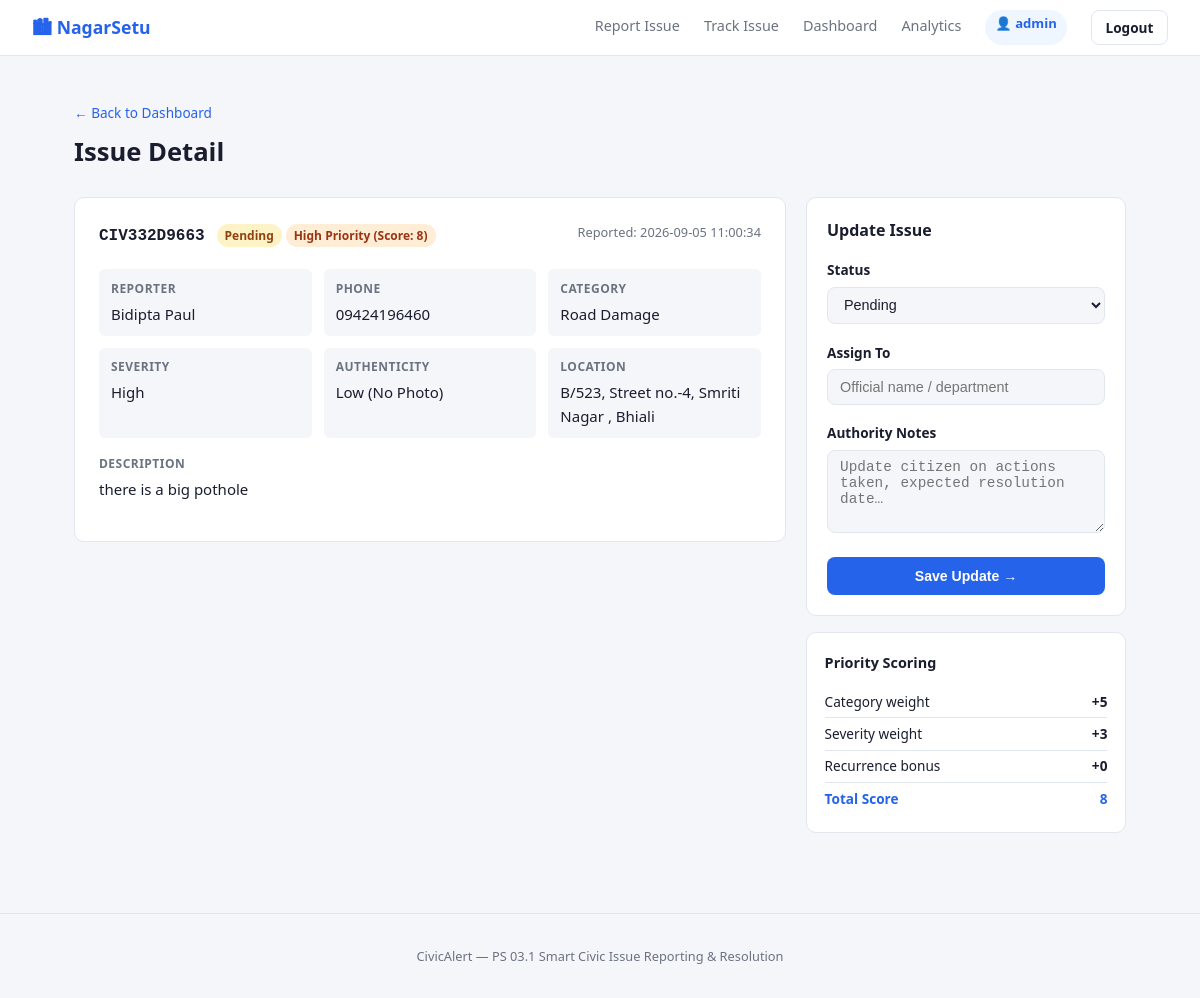
Page /admin/issue/CIV332D9663 (signed in) on the earlier database version.
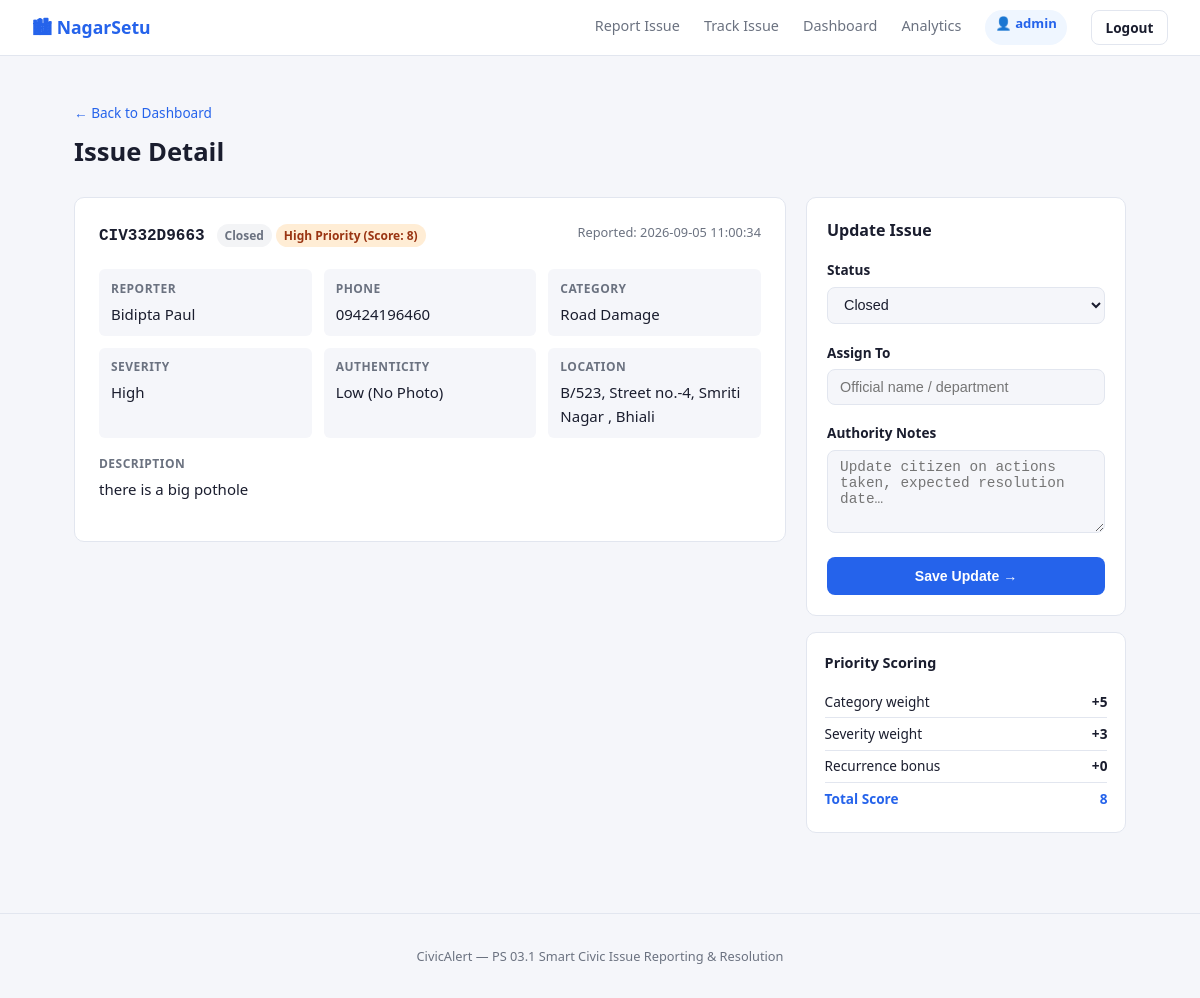
Same page on the later database version.
### tables this page shows
CREATE TABLE issues (
        id          TEXT PRIMARY KEY,
        name        TEXT NOT NULL,
        phone       TEXT,
        category    TEXT NOT NULL,
        severity    TEXT NOT NULL,
        description TEXT NOT NULL,
        location    TEXT NOT NULL,
        photo       TEXT,
        status      TEXT DEFAULT 'Pending',
        priority_score INTEGER DEFAULT 0,
        priority_label TEXT DEFAULT 'Low',
        assigned_to TEXT,
        admin_notes TEXT,
        created_at  TEXT NOT NULL,
        updated_at  TEXT NOT NULL
    );

### app.py (the view, shortened to what this page needs)
@app.route('/admin/issue/<issue_id>', methods=['GET', 'POST'])
@login_required
def admin_issue(issue_id):
    conn = get_db()
    issue = conn.execute('SELECT * FROM issues WHERE id=?', (issue_id,)).fetchone()
    conn.close()
    if not issue:
        flash('Issue not found.', 'error')
        return redirect(url_for('admin'))
    return render_template('issue_detail.html', issue=issue)

### app.py (called while the page is built)
def login_required(f):
    @wraps(f)
    def decorated(*args, **kwargs):
        if not session.get('admin_logged_in'):
            flash('Please log in to access the authority dashboard.', 'error')
            return redirect(url_for('admin_login', next=request.path))
        return f(*args, **kwargs)
    return decorated

def get_db():
    conn = sqlite3.connect(DB_PATH)
    conn.row_factory = sqlite3.Row
    return conn

### templates/issue_detail.html (shortened to what this page needs)
{% extends "base.html" %}
{% block content %}
<div class="page-header">
  <a href="{{ url_for('admin') }}" class="back-link">← Back to Dashboard</a>
  <h1>Issue Detail</h1>
</div>
<div class="detail-layout">
  <div class="detail-main">
    <div class="issue-card">
      <div class="issue-card-header">
        <div>
          <span class="issue-id">{{ issue.id }}</span>
          <span class="badge badge-{{ issue.status | lower | replace(' ','_') }}">{{ issue.status }}</span>
          <span class="badge badge-priority-{{ issue.priority_label | lower }}">
            {{ issue.priority_label }} Priority (Score: {{ issue.priority_score }})
          </span>
        </div>
        <div class="issue-meta">Reported: {{ issue.created_at }}</div>
      </div>
      <div class="detail-grid">
        <div class="detail-item"><span class="label">Reporter</span><span>{{ issue.name }}</span></div>
        {% if issue.phone %}<div class="detail-item"><span class="label">Phone</span><span>{{ issue.phone }}</span></div>{% endif %}
        <div class="detail-item"><span class="label">Category</span><span>{{ issue.category }}</span></div>
        <div class="detail-item"><span class="label">Severity</span><span>{{ issue.severity }}</span></div>
        <div class="detail-item"><span class="label">Authenticity</span><span>{{ 'High (Photo Attached)' if issue.photo else 'Low (No Photo)' }}</span></div>
        <div class="detail-item"><span class="label">Location</span><span>{{ issue.location }}</span></div>
      </div>
      <div class="detail-section">
        <span class="label">Description</span>
        <p>{{ issue.description }}</p>
      </div>
    </div>
  </div>
  <div class="detail-sidebar">
    <div class="update-card">
      <h2>Update Issue</h2>
      <form method="POST">
        <div class="form-group">
          <label for="status">Status</label>
          <select id="status" name="status" required>
            {% for s in ['Pending','In Progress','Resolved','Closed'] %}
            <option {{ 'selected' if issue.status==s }}>{{ s }}</option>
            {% endfor %}
          </select>
        </div>
        <div class="form-group">
          <label for="assigned_to">Assign To</label>
          <input type="text" id="assigned_to" name="assigned_to"
                 value="{{ issue.assigned_to or '' }}"
                 placeholder="Official name / department"/>
        </div>
        <div class="form-group">
          <label for="admin_notes">Authority Notes</label>
          <textarea id="admin_notes" name="admin_notes" rows="4"
                    placeholder="Update citizen on actions taken, expected resolution date…">{{ issue.admin_notes or '' }}</textarea>
        </div>
        <button type="submit" class="btn btn-primary btn-full">Save Update →</button>
      </form>
    </div>
    <div class="priority-box">
      <h3>Priority Scoring</h3>
      <div class="priority-row"><span>Category weight</span>
        <span class="score-val">+{{ {'Road Damage':5,'Flooding / Drain':5,'Power Outage':4,'Water Leakage':4,'Garbage Overflow':3,'Broken Streetlight':3}.get(issue.category, 2) }}</span>
      </div>
      <div class="priority-row"><span>Severity weight</span>
        <span class="score-val">+{{ {'High':3,'Medium':2,'Low':1}.get(issue.severity, 1) }}</span>
      </div>
      <div class="priority-row"><span>Recurrence bonus</span>
        <span class="score-val">+{{ issue.priority_score - ({'Road Damage':5,'Flooding / Drain':5,'Power Outage':4,'Water Leakage':4,'Garbage Overflow':3,'Broken Streetlight':3}.get(issue.category,2) + {'High':3,'Medium':2,'Low':1}.get(issue.severity,1)) }}</span>
      </div>
      <div class="priority-row total"><span>Total Score</span>
        <span class="score-val">{{ issue.priority_score }}</span>
      </div>
    </div>
  </div>
</div>
{% endblock %}

Differences in the rows shown:
changed issues "CIV332D9663": status "Pending" → "Closed"
Other differences:
form field status: "Pending" → "Closed"
